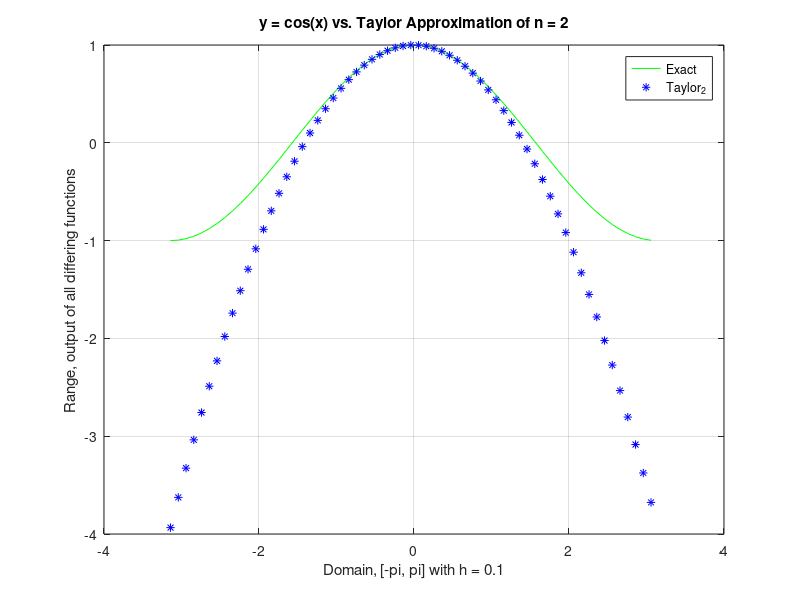
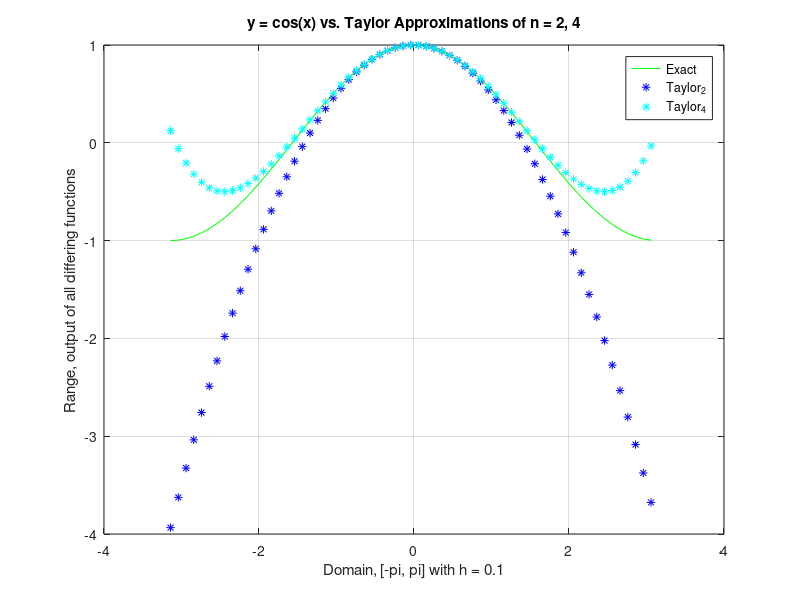
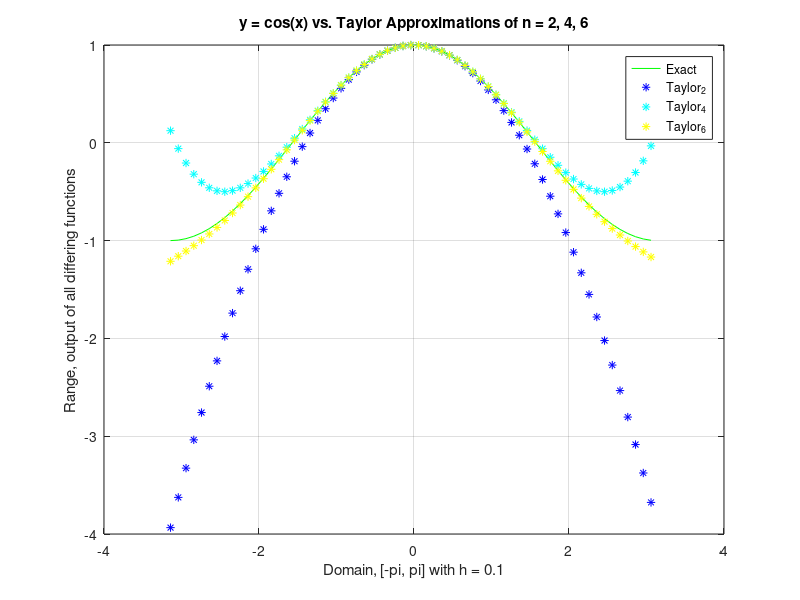
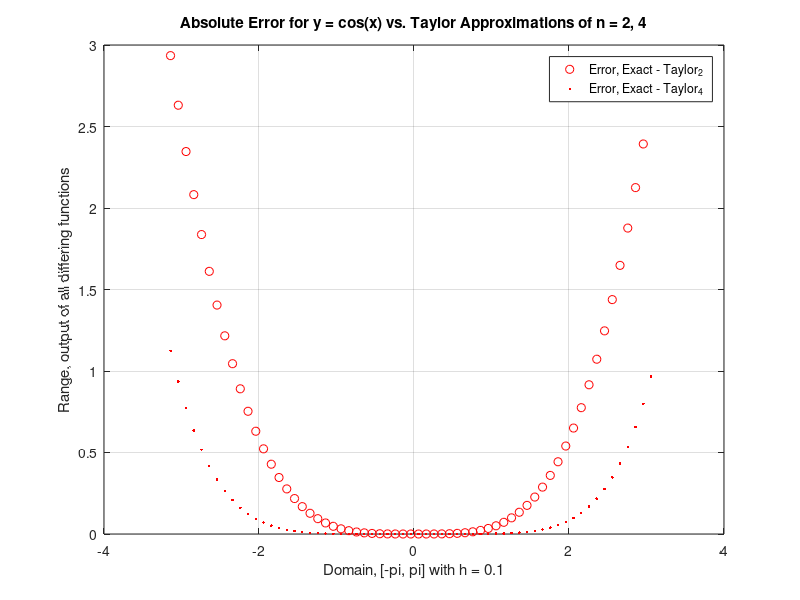

Recreate these plots in MATLAB, in order.
% Problem 1, HW 1
% Roxanne Lutz
% 9/2/25
% MATH375
clc, clearvars
close all

% --------------------------------------
% Compare exact values of cos(x)
% to different Taylor approximations.
% --------------------------------------

h = 0.1; % domain spacing of 0.1
x = [-pi:h:pi]; % domain [-pi, pi]

y_exact = cos(x); % exact cos(x) function
y_taylor2 = 1 - (1/2)*(x.^2); % taylor approx, n = 2

% --------------------------------------
% plot part (a):
% plot exact y and taylor approximation on n = 2
% --------------------------------------

figure(1); % just cos(x) and taylor_2
plot(x, y_exact, 'g-'); hold on;
plot(x, y_taylor2, 'b*'); hold on;

legend( ...
    'Exact', ...
    'Taylor_2' ...
    );
title('y = cos(x) vs. Taylor Approximation of n = 2');
xlabel('Domain, [-pi, pi] with h = 0.1');
ylabel('Range, output of all differing functions');
grid on;

% --------------------------------------
% plot part (b):
% plot taylor approximation of n = 4
% --------------------------------------

y_taylor4 = y_taylor2 + (1/24)*(x.^4);

figure(2); % cos(x), taylor_2, taylor_4
plot(x, y_exact, 'g-'); hold on;
plot(x, y_taylor2, 'b*'); hold on;
plot(x, y_taylor4, 'c*'); hold on;

legend( ...
    'Exact', ...
    'Taylor_2', ...
    'Taylor_4' ...
    );
title('y = cos(x) vs. Taylor Approximations of n = 2, 4');
xlabel('Domain, [-pi, pi] with h = 0.1');
ylabel('Range, output of all differing functions');
grid on;

% for fun only: plot n = 2, 4, 6 approximations against exact

y_taylor6 = y_taylor4 - (1/720)*(x.^6);

figure(3); % cos(x), taylor_2, taylor_4, taylor_6
plot(x, y_exact, 'g-'); hold on;
plot(x, y_taylor2, 'b*'); hold on;
plot(x, y_taylor4, 'c*'); hold on;
plot(x, y_taylor6, 'y*'); hold on;

legend( ...
    'Exact', ...
    'Taylor_2', ...
    'Taylor_4', ...
    'Taylor_6' ...
    );
title('y = cos(x) vs. Taylor Approximations of n = 2, 4, 6');
xlabel('Domain, [-pi, pi] with h = 0.1');
ylabel('Range, output of all differing functions');
grid on;

% --------------------------------------
% plot part (c)
% plot absolute errors e_2 and e_4
% --------------------------------------

% formula for absolute/actual error: |f(x) - P_n(x)|
e_2 = abs(y_exact - y_taylor2);
e_4 = abs(y_exact - y_taylor4);

figure(4); % just error plotting
plot(x, e_2, 'ro', x, e_4, 'r.'); hold on;

legend( ...
    'Error, Exact - Taylor_2', ...
    'Error, Exact - Taylor_4' ...
    );
title('Absolute Error for y = cos(x) vs. Taylor Approximations of n = 2, 4');
xlabel('Domain, [-pi, pi] with h = 0.1');
ylabel('Range, output of all differing functions');
grid on;

% some coherency for analyzing

% plot ALL graphs
figure(5); % init the figure
plot(x, y_exact, 'g-'); hold on;
plot(x, y_taylor2, 'b*'); hold on;
plot(x, y_taylor4, 'c*'); hold on;
plot(x, e_2, 'ro', x, e_4, 'r.'); hold on;

legend( ...
    'Exact', ...
    'Taylor_2', ...
    'Taylor_4', ...
    'Error, Exact - Taylor_2', ...
    'Error, Exact - Taylor_4' ...
    );
title('y = cos(x) vs. Taylor Approximations of n = 2, 4 with Error');
xlabel('Domain, [-pi, pi] with h = 0.1');
ylabel('Range, output of all differing functions');
grid on;